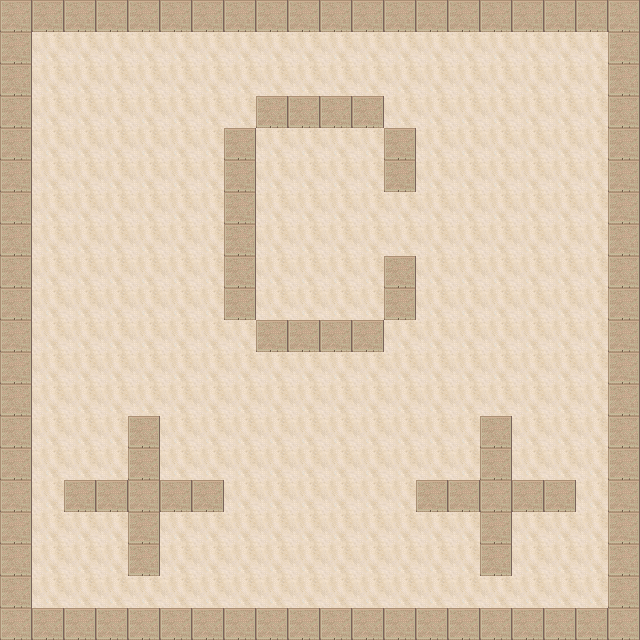

A 2D game scene composited from a Tiled map and its tileset images. What follows is a short description and the map's XML, with every tile layer's data as written:
An orthogonal 20x20 tile map with 32x32 px tiles, 3 tile layers (ground, decor, solid), 2 tilesets.

<map version="1.4" tiledversion="1.4.1" orientation="orthogonal" renderorder="right-down" width="20" height="20" tilewidth="32" tileheight="32" infinite="0" nextlayerid="4" nextobjectid="1">
 <tileset firstgid="1" source="desert1.tsx" />
 <tileset firstgid="257" source="desert3.tsx" />
 <layer id="1" name="ground" width="20" height="20">
  <data encoding="csv">
2,2,2,2,2,2,2,2,2,2,2,2,2,2,2,2,2,2,2,2,
2,2,2,2,2,2,2,2,2,2,2,2,2,2,2,2,2,2,2,2,
2,2,2,2,2,2,2,2,2,2,2,2,2,2,2,2,2,2,2,2,
2,2,2,2,2,2,2,2,2,2,2,2,2,2,2,2,2,2,2,2,
2,2,2,2,2,2,2,2,2,2,2,2,2,2,2,2,2,2,2,2,
2,2,2,2,2,2,2,2,2,2,2,2,2,2,2,2,2,2,2,2,
2,2,2,2,2,2,2,2,2,2,2,2,2,2,2,2,2,2,2,2,
2,2,2,2,2,2,2,2,2,2,2,2,2,2,2,2,2,2,2,2,
2,2,2,2,2,2,2,2,2,2,2,2,2,2,2,2,2,2,2,2,
2,2,2,2,2,2,2,2,2,2,2,2,2,2,2,2,2,2,2,2,
2,2,2,2,2,2,2,2,2,2,2,2,2,2,2,2,2,2,2,2,
2,2,2,2,2,2,2,2,2,2,2,2,2,2,2,2,2,2,2,2,
2,2,2,2,2,2,2,2,2,2,2,2,2,2,2,2,2,2,2,2,
2,2,2,2,2,2,2,2,2,2,2,2,2,2,2,2,2,2,2,2,
2,2,2,2,2,2,2,2,2,2,2,2,2,2,2,2,2,2,2,2,
2,2,2,2,2,2,2,2,2,2,2,2,2,2,2,2,2,2,2,2,
2,2,2,2,2,2,2,2,2,2,2,2,2,2,2,2,2,2,2,2,
2,2,2,2,2,2,2,2,2,2,2,2,2,2,2,2,2,2,2,2,
2,2,2,2,2,2,2,2,2,2,2,2,2,2,2,2,2,2,2,2,
2,2,2,2,2,2,2,2,2,2,2,2,2,2,2,2,2,2,2,2
</data>
 </layer>
 <layer id="2" name="decor" width="20" height="20">
  <data encoding="csv">
0,0,0,0,0,0,0,0,0,0,0,0,0,0,0,0,0,0,0,0,
0,0,0,0,0,0,0,0,0,0,0,0,0,0,0,0,0,0,0,0,
0,0,0,0,0,0,0,0,0,0,0,0,0,0,0,0,0,0,0,0,
0,0,0,0,0,0,0,0,0,0,0,0,0,0,0,0,0,0,0,0,
0,0,0,0,0,0,0,0,0,0,0,0,0,0,0,0,0,0,0,0,
0,0,0,0,0,0,0,0,0,0,0,0,0,0,0,0,0,0,0,0,
0,0,0,0,0,0,0,0,0,0,0,0,0,0,0,0,0,0,0,0,
0,0,0,0,0,0,0,0,0,0,0,0,0,0,0,0,0,0,0,0,
0,0,0,0,0,0,0,0,0,0,0,0,0,0,0,0,0,0,0,0,
0,0,0,0,0,0,0,0,0,0,0,0,0,0,0,0,0,0,0,0,
0,0,0,0,0,0,0,0,0,0,0,0,0,0,0,0,0,0,0,0,
0,0,0,0,0,0,0,0,0,0,0,0,0,0,0,0,0,0,0,0,
0,0,0,0,0,0,0,0,0,0,0,0,0,0,0,0,0,0,0,0,
0,0,0,0,0,0,0,0,0,0,0,0,0,0,0,0,0,0,0,0,
0,0,0,0,0,0,0,0,0,0,0,0,0,0,0,0,0,0,0,0,
0,0,0,0,0,0,0,0,0,0,0,0,0,0,0,0,0,0,0,0,
0,0,0,0,0,0,0,0,0,0,0,0,0,0,0,0,0,0,0,0,
0,0,0,0,0,0,0,0,0,0,0,0,0,0,0,0,0,0,0,0,
0,0,0,0,0,0,0,0,0,0,0,0,0,0,0,0,0,0,0,0,
0,0,0,0,0,0,0,0,0,0,0,0,0,0,0,0,0,0,0,0
</data>
 </layer>
 <layer id="3" name="solid" width="20" height="20">
  <data encoding="csv">
374,374,374,374,374,374,374,374,374,374,374,374,374,374,374,374,374,374,374,374,
374,0,0,0,0,0,0,0,0,0,0,0,0,0,0,0,0,0,0,374,
374,0,0,0,0,0,0,0,0,0,0,0,0,0,0,0,0,0,0,374,
374,0,0,0,0,0,0,0,374,374,374,374,0,0,0,0,0,0,0,374,
374,0,0,0,0,0,0,374,0,0,0,0,374,0,0,0,0,0,0,374,
374,0,0,0,0,0,0,374,0,0,0,0,374,0,0,0,0,0,0,374,
374,0,0,0,0,0,0,374,0,0,0,0,0,0,0,0,0,0,0,374,
374,0,0,0,0,0,0,374,0,0,0,0,0,0,0,0,0,0,0,374,
374,0,0,0,0,0,0,374,0,0,0,0,374,0,0,0,0,0,0,374,
374,0,0,0,0,0,0,374,0,0,0,0,374,0,0,0,0,0,0,374,
374,0,0,0,0,0,0,0,374,374,374,374,0,0,0,0,0,0,0,374,
374,0,0,0,0,0,0,0,0,0,0,0,0,0,0,0,0,0,0,374,
374,0,0,0,0,0,0,0,0,0,0,0,0,0,0,0,0,0,0,374,
374,0,0,0,374,0,0,0,0,0,0,0,0,0,0,374,0,0,0,374,
374,0,0,0,374,0,0,0,0,0,0,0,0,0,0,374,0,0,0,374,
374,0,374,374,374,374,374,0,0,0,0,0,0,374,374,374,374,374,0,374,
374,0,0,0,374,0,0,0,0,0,0,0,0,0,0,374,0,0,0,374,
374,0,0,0,374,0,0,0,0,0,0,0,0,0,0,374,0,0,0,374,
374,0,0,0,0,0,0,0,0,0,0,0,0,0,0,0,0,0,0,374,
374,374,374,374,374,374,374,374,374,374,374,374,374,374,374,374,374,374,374,374
</data>
 </layer>
</map>